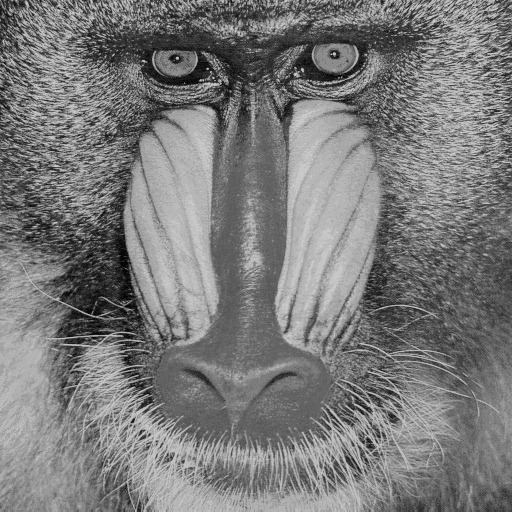
#> input picture sem5/graphics/hpf/mandril.bmp, 512 x 512 px
$ python hpf.py   (Python 2 division)
#> lines starting #> are read from the running program, lines starting #| are printed output that depends on the picture
import numpy as np
import cv2

def open_image(path):
    img = cv2.imread(path, 0)
    return img

def show_image(name, img):
    cv2.imshow(name, img)

def write_image(name, img):
    cv2.imwrite(name, img)
    show_image(name, img)

def wait_exit():
    cv2.waitKey(0)
    cv2.destroyAllWindows()

# ------------------------------------------------------------------

def magnitude(img):
    cpy = img.copy()
    fshift = np.fft.fftshift(np.fft.fft2(cpy))
    mspec = 16 * np.log(np.abs(fshift))
    return (fshift, mspec.astype(np.uint8))

def shift_back(fshift, r, c):
    d = 42
    fshift[r-d:r+d, c-d:c+d] = 0
    ishift = np.fft.ifftshift(fshift)
    ifft = np.abs(np.fft.ifft2(ishift))
    return ifft.astype(np.uint8)

def lapl(img):
    cpy = img.copy()
    return cv2.Laplacian(cpy, 0, cpy, 3, 3)

def main():
    img = open_image("mandril.bmp")
#> in open_image, img is the input picture: shape (512, 512); min 0, max 210, mean 122.1

    (fshift, mspec) = magnitude(img)
#> in magnitude, `mspec = 16 * np.log(np.abs(fshift))`:
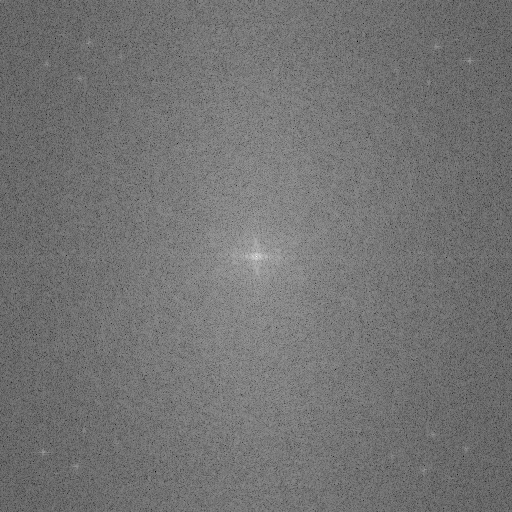
#> mspec: shape (512, 512) float64; min 32.5, max 276.5, mean 143; drawn with min black and max white
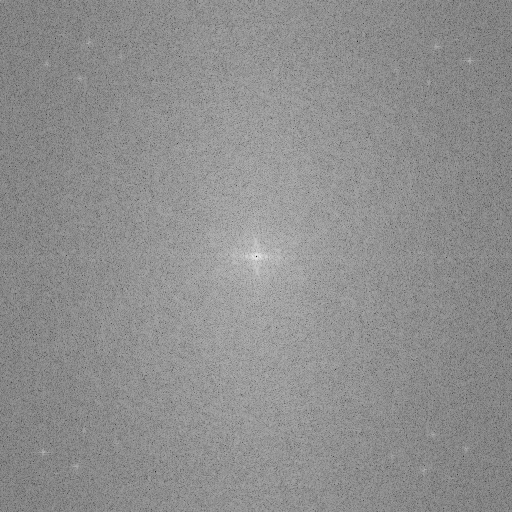
#> mspec: shape (512, 512); min 20, max 232, mean 142.5

    rows, cols = img.shape
#> rows = 512; cols = 512
    filtered = shift_back(fshift, rows/2 , cols/2)
#> in shift_back, `ifft = np.abs(np.fft.ifft2(ishift))`:
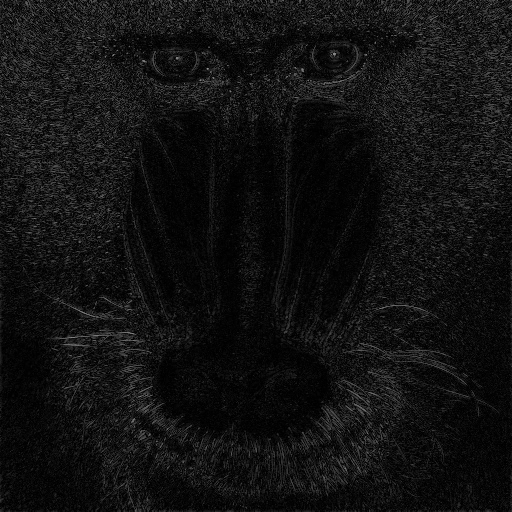
#> ifft: shape (512, 512) float64; min 0.00828, max 150.8, mean 18

    lapled = lapl(img)
#> in lapl, `return cv2.Laplacian(cpy, 0, cpy, 3, 3)`:
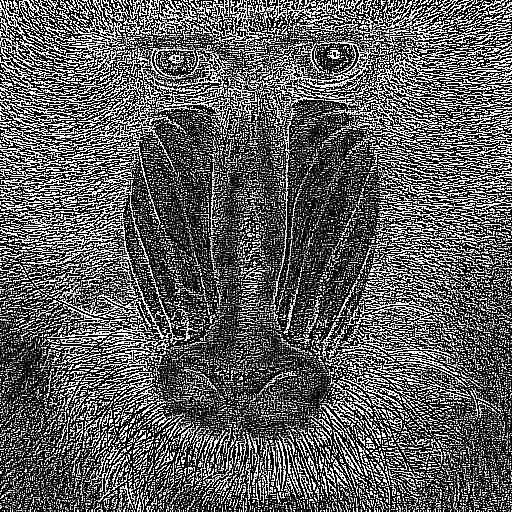
#> returned value: shape (512, 512); min 0, max 255, mean 93.4

    show_image('Mandril', img)
    show_image('Magnitude', mspec)
    write_image('hpf.png', filtered)
    write_image('lapl.png', lapled)

    wait_exit()

# -----------------------------------------------------------------

if __name__ == '__main__':
    main()
